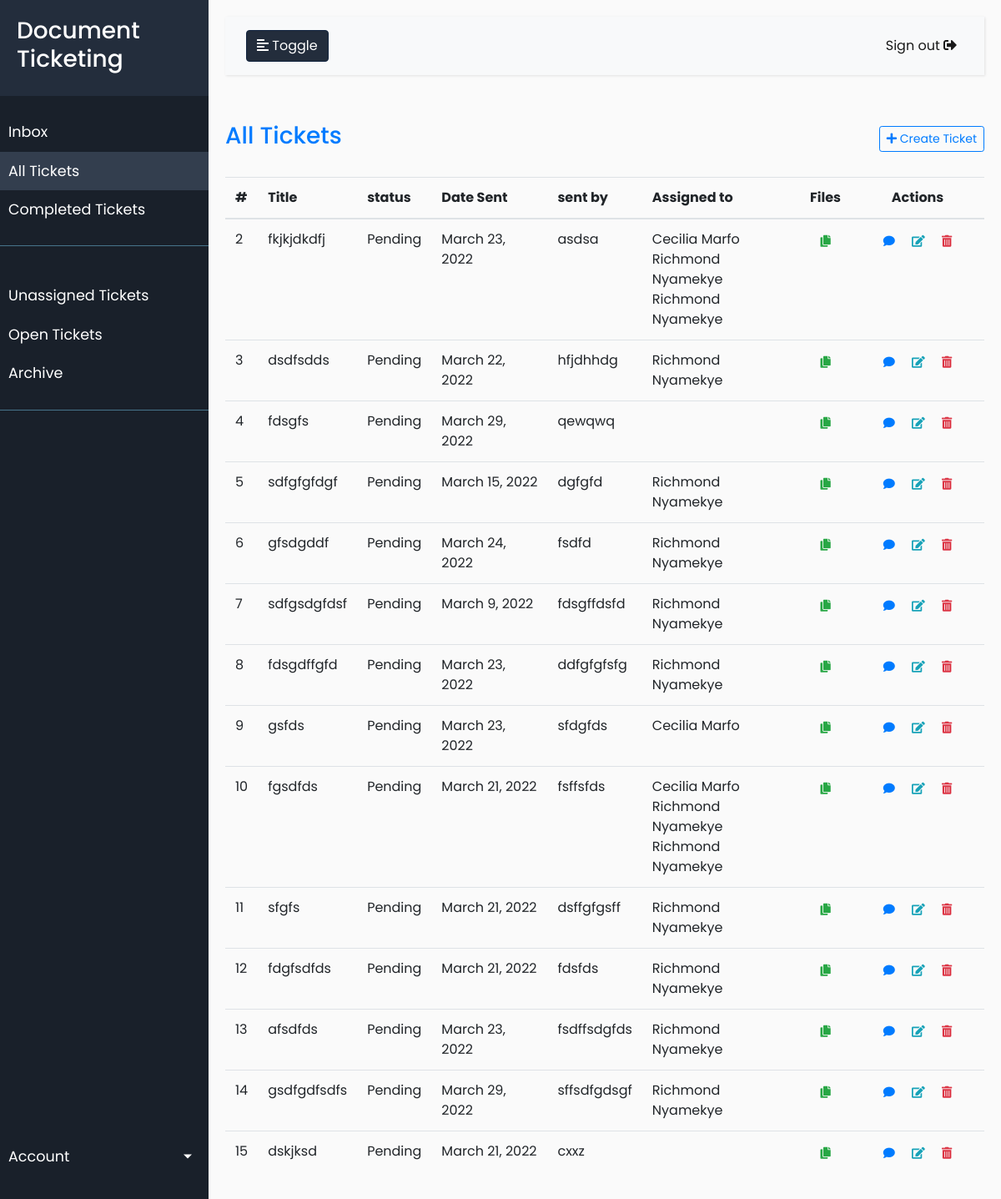
Page /tickets/ (signed in) on the earlier database version.
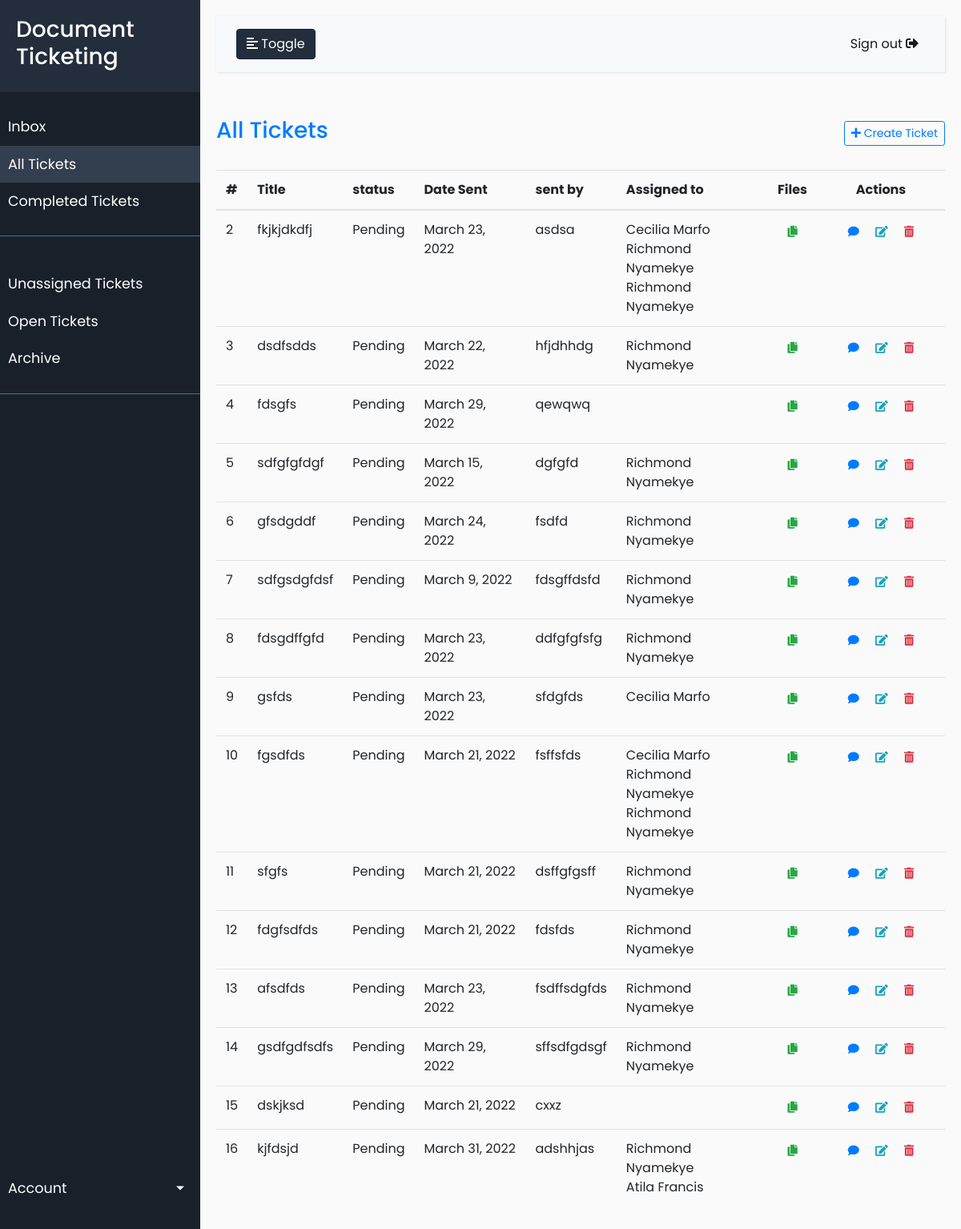
Same page on the later database version.
### app/models.py (models this page shows, shortened)
class Ticket(models.Model):
    PENDING = 1
    DONE = 2
    CHOICES = (
        (PENDING, 'Pending'),
        (DONE, 'Done'),
    )
    title = models.CharField(max_length=50, verbose_name='Title')
    date_sent = models.DateField(
        null=True, verbose_name='Date Sent', help_text='YYYY-mm-dd')
    ticket_choices = models.PositiveSmallIntegerField(
        choices=CHOICES, default=PENDING, verbose_name='status')
    description = models.TextField(verbose_name="Description")
    order = OrderField(blank=True, verbose_name='Order #')
    waiting_for = models.ForeignKey(settings.AUTH_USER_MODEL, related_name='waiting_for', blank=True,
                                    null=True, verbose_name='Waiting For', on_delete=models.CASCADE)
    sent_by = models.CharField(max_length=255, blank=True,
                               null=True,)
    assigned_to = models.ManyToManyField(settings.AUTH_USER_MODEL,
                                         related_name='assigned_to',
                                         blank=True,
                                         verbose_name='Assigned to')
    closed_date = models.DateTimeField(blank=True, null=True)
    created = models.DateTimeField(auto_now_add=True)
    updated = models.DateTimeField(auto_now=True)
    class Meta:
        db_table = 'ticket'
        ordering = ['order']
        verbose_name = 'Ticket'
        verbose_name_plural = 'Tickets'

### account/models.py (models this page shows, shortened)
class User(AbstractBaseUser, PermissionsMixin):
    email = models.EmailField(_('email address'), unique=True)
    first_name = models.CharField(_('first name'), max_length=30, blank=True)
    last_name = models.CharField(_('last name'), max_length=30, blank=True)
    date_joined = models.DateTimeField(_('date joined'), auto_now_add=True)
    is_active = models.BooleanField(_('active'), default=True)
    is_staff = models.BooleanField(_('staff status'),default=False)
    roles = models.ManyToManyField(Role)
    objects = UserManager()
    USERNAME_FIELD = 'email'
    REQUIRED_FIELDS = []
    class Meta:
        verbose_name = _('user')
        verbose_name_plural = _('users')
    def __str__(self):
        return self.get_full_name()
    def get_full_name(self):
        full_name = '%s %s' % (self.first_name, self.last_name)
        return full_name.strip()

### app/views.py (the view)
# urls.py: path('tickets/', TicketList.as_view(), name='ticket-list'),
class TicketList(LoginRequiredMixin, CoreListView):
    model = Ticket
    def get_context_data(self, *args, **kwargs):
        context = super(TicketList, self).get_context_data(*args, **kwargs)
        new_context_entry = "All Tickets"
        context["title"] = new_context_entry
        return context

### cms/mixins.py (called while the page is built)
    def dispatch(self, *args, **kwargs):
        self.model_name = get_model_name(self.model)
        self.app_name = self.model._meta.app_label
        self.model_verbose_name = get_model_name(self.model, 'verbose_name')
        self.model_verbose_name_plural = get_model_name(self.model, 'verbose_name_plural')
        if not hasattr(self, 'ajax_form'):
            self.ajax_form = 'cms/modal/{}.html'.format(self.template)
        if not hasattr(self, 'ajax_list'):
            self.ajax_list = '{}/partials/{}_list_partial.html'.format(self.app_name, self.model_name.lower())
        return super().dispatch(*args, **kwargs)

### cms/utils.py (called while the page is built)
def get_model_name(model, attr=None):
    if isinstance(model, str):
        model = string_to_model(model)
    if attr:
        if hasattr(model._meta, attr):
            return getattr(model._meta, attr)
        elif attr == 'verbose_name_plural':
            return get_model_name(model, 'verbose_name')
        else:
            return model.__name__
    else:
        return model.__name__

### templates/app/ticket_list.html (shortened to what this page needs)
{% extends 'base.html' %}
{% load cms_tags %}
{% load cache %}
{% load static %}
{% block content %}
{% cache 500 ticket_list%}
{% block extrajs %}
<link rel="stylesheet" type="text/css" href="https://cdn.datatables.net/v/bs4/dt-1.11.5/r-2.2.9/datatables.min.css"/>
{% endblock %}
{%endcache%}
{% block table %}
<div class="d-flex justify-content-between flex-wrap flex-md-nowrap align-items-center pt-3 pb-2 mb-3">
    <h3 class="h3"><span class="text-primary"> {{ title }}</span></h3>
  {% if request.user.is_superuser and request.user.is_staff %}
    <div class="btn-toolbar mb-2 mb-md-0">
      <a class="btn btn-sm btn-outline-primary ajax-load-form" href="{% get_object_url 'create' %}">
      <i class="fas fa-plus"></i> Create {{ model_verbose_name }}</a>
    </div>
  {% endif %}
</div>
<div class="table-responsive">
<table class="table table-hover" id="table-ajax" >
  <thead>
    <tr>
      <th>#</th>
      <th>{{ object_list|verbose_name:'field:title' }}</th>
      <th>{{ object_list|verbose_name:'field:ticket_choices' }}</th>
      <th>{{ object_list|verbose_name:'field:date_sent' }}</th>
      <th>{{ object_list|verbose_name:'field:sent_by' }}</th>
      <th>{{ object_list|verbose_name:'field:assigned_to' }}</th>
      <th style="width: 50px; text-align: center;">Files</th>
      <th style="width: 160px; text-align: center;">Actions</th>
    </tr>
  </thead>
  <tbody>
    {% include 'app/partials/ticket_list_partial.html' %}
  </tbody>
</table>
</div>
{% endblock table %}
{% endblock %}

### templates/app/partials/ticket_list_partial.html
{% load cms_tags %}
{% for ticket in object_list %}
<tr id="{{ ticket.pk }}">
    <td>{{ ticket.pk }}</td>
    <td><a href="{% get_object_url 'detail' ticket %}" class="border-0 ajax-load-form" title="View">
        {{ ticket.title }}</a></td>
    <td>{{ ticket.get_ticket_choices_display }}</td>
    <td>{{ ticket.date_sent}}</td>
    <td>{{ ticket.sent_by }}</td>
        <td >
            <ul style="list-style-type: none;padding: 0;margin: 0;">
                {% for users in ticket.assigned_to.all %}
                <li>{{users}}</li>
                {% endfor %}
            </ul>
        </td>
    <td style="text-align: center;">
        <a href="{% url 'app:file-list' ticket.pk %}" class="btn btn-outline-success btn-sm border-0" title="Files">
            <i class="fa fa-copy"></i></a></td>
       <td style="text-align: center;">
        <a href="{% url 'app:comment-list' ticket.pk %}" class="btn btn-outline-primary btn-sm border-0" title="Comments">
                <i class="fa fa-comment"></i></a>
            {% if request.user.is_staff and request.user.is_superuser %}
        <a href="{% get_object_url 'update' ticket %}" class="btn btn-outline-info btn-sm border-0 ajax-load-form" title="Edit">
            <i class="fa fa-edit"></i></a>
        <a href="{% get_object_url 'delete' ticket %}" class="btn btn-outline-danger btn-sm border-0 ajax-load-form" title="Delete">
            <i class="fa fa-trash-alt"></i></a>
            {% endif %}
    </td>
</tr>
{% endfor %}

Differences in the rows shown:
added Ticket: pk "16", title "kjfdsjd", ticket_choices "Pending", date_sent "March 31, 2022", sent_by "adshhjas", User (first_name+last_name "Richmond Nyamekye")
now on this page (row edited): User: first_name+last_name "Atila Francis", shown under "16"
